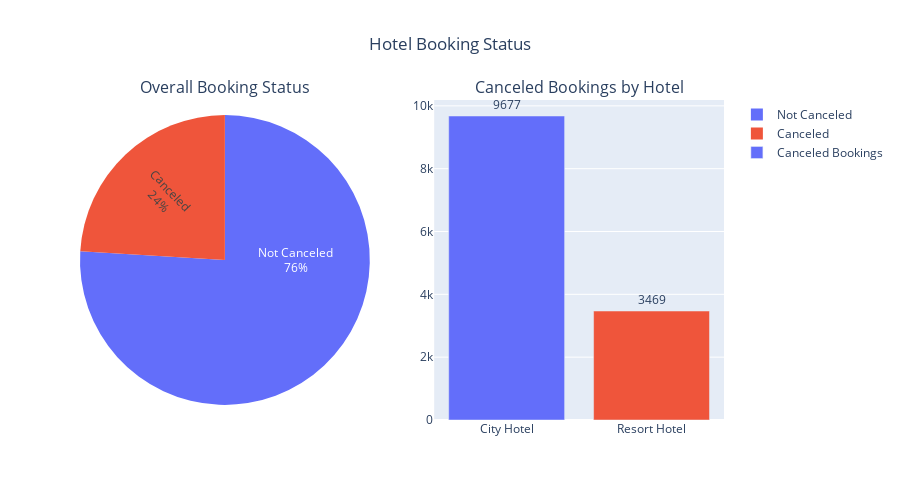

The code cell stored with this chart in its notebook:
### Markdown cell above
### **How many bookings were canceled?**

### Code cell
canceled_data = df[df['is_canceled'] == 1]
canceled_counts = canceled_data['hotel'].value_counts().reset_index()
canceled_counts.columns = ['Hotel', 'Cancellations']

total_canceled = len(canceled_data)
total_not_canceled = len(df) - total_canceled

fig = make_subplots(
    rows=1, cols=2,
    subplot_titles=("Overall Booking Status", "Canceled Bookings by Hotel"),
    specs=[[{"type": "pie"}, {"type": "bar"}]]
)

fig.add_trace(
    go.Pie(
        labels=['Canceled', 'Not Canceled'],
        values=[total_canceled, total_not_canceled],
        textinfo='label+percent',
        insidetextorientation='radial',
        name="Overall Status"
    ),
    row=1, col=1
)

fig.add_trace(
    go.Bar(
        x=canceled_counts['Hotel'],
        y=canceled_counts['Cancellations'],
        text=canceled_counts['Cancellations'],
        textposition='outside',
        name="Canceled Bookings",
        marker=dict(color=['#636EFA', '#EF553B'])  # Warna berbeda untuk setiap hotel
    ),
    row=1, col=2
)

fig.update_layout(
    title="Hotel Booking Status",
    title_x=0.5,
    showlegend=True,
    template="plotly",
    height=500,
    width=900
)
fig.show()

### Figure 1 — Plotly figure (JSON) as saved in the notebook; plotly's stock layout.template omitted (floating-point values rounded to 4 significant figures)
{"data": [{"domain": {"x": [0, 0.45], "y": [0, 1]}, "insidetextorientation": "radial", "labels": ["Canceled", "Not Canceled"], "name": "Overall Status", "textinfo": "label+percent", "type": "pie", "values": [13146, 41550]}, {"marker": {"color": ["#636EFA", "#EF553B"]}, "name": "Canceled Bookings", "text": [9677, 3469], "textposition": "outside", "type": "bar", "x": ["City Hotel", "Resort Hotel"], "xaxis": "x", "y": [9677, 3469], "yaxis": "y"}], "layout": {"annotations": [{"font": {"size": 16}, "showarrow": false, "text": "Overall Booking Status", "x": 0.225, "xanchor": "center", "xref": "paper", "y": 1, "yanchor": "bottom", "yref": "paper"}, {"font": {"size": 16}, "showarrow": false, "text": "Canceled Bookings by Hotel", "x": 0.775, "xanchor": "center", "xref": "paper", "y": 1, "yanchor": "bottom", "yref": "paper"}], "height": 500, "showlegend": true, "title": {"text": "Hotel Booking Status", "x": 0.5}, "width": 900, "xaxis": {"anchor": "y", "domain": [0.55, 1]}, "yaxis": {"anchor": "x", "domain": [0, 1]}}}
